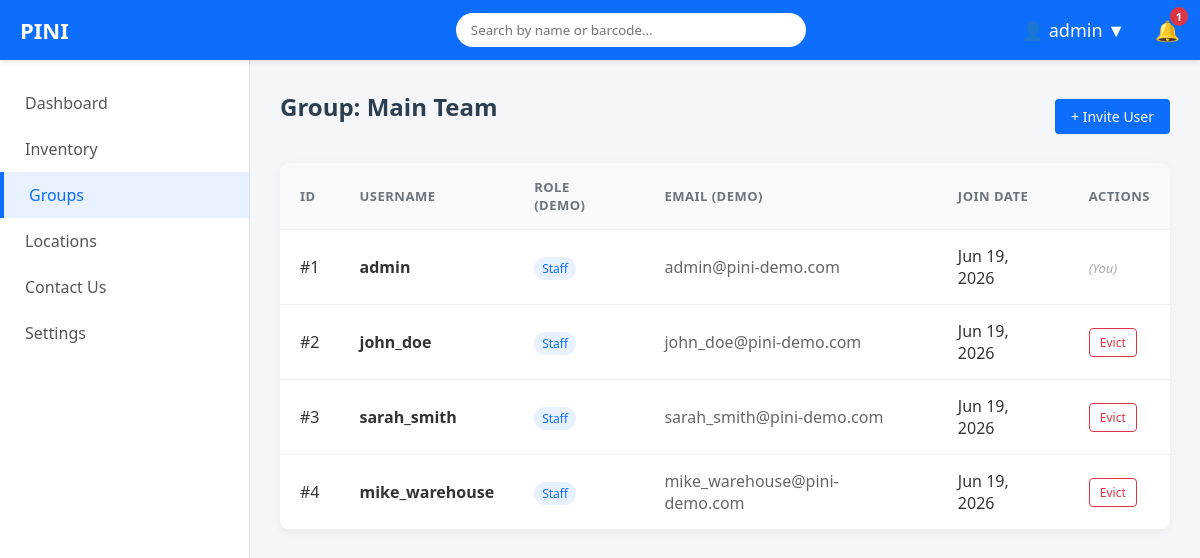
/groups.php (signed in), run on the app's committed database.
### tables this page shows
CREATE TABLE `users` (
  `id` int(11) NOT NULL,
  `username` varchar(50) NOT NULL,
  `password` varchar(255) NOT NULL,
  `created_at` timestamp NOT NULL DEFAULT current_timestamp()
);

### db.php (called while the page is built, shortened)
<?php
$host = 'localhost';
$user = 'root';
$pass = '';
$dbname = 'inventory_db';
$conn = new mysqli($host, $user, $pass, $dbname);
$alert_query = $conn->query("SELECT COUNT(*) AS count FROM Items WHERE quantity <= critical_minimum");
$global_alert_count = $alert_query->fetch_assoc()['count'] ?? 0;
?>

### groups.php (the view, shortened to what this page needs)
<?php
require 'db.php';
$query = "SELECT id, username, created_at FROM Users ORDER BY id ASC";
$result = $conn->query($query);
?>
<!DOCTYPE html>
<html lang="en">
<head>
    <link rel="stylesheet" href="style.css">
</head>
<body>
    <header class="topbar">
        <div class="logo"><a href="index.php" style="text-decoration: none; color: inherit;"><span>PINI</span></a></div>
        <div class="search-bar">
            <form action="search.php" method="GET" style="margin: 0; padding: 0;">
                <input type="text" name="q" placeholder="Search by name or barcode..." required>
            </form>
        </div>
        <div class="user-menu">
            <div class="user-dropdown">
                <span class="user-btn">👤 <?php echo htmlspecialchars($_SESSION['username']); ?> ▼</span>
            </div>
            <a href="inventory.php?filter=critical" class="notification-wrapper">
                <span class="notification-bell" style="font-size: 20px;">🔔</span>
                <?php if($global_alert_count > 0): ?>
                    <span class="notification-badge"><?php echo $global_alert_count; ?></span>
                <?php endif; ?>
            </a>
        </div>
    </header>
    <div class="workspace">
        <nav class="sidebar">
            <ul>
                <li><a href="index.php">Dashboard</a></li>
                <li><a href="inventory.php">Inventory</a></li>
                <li class="active"><a href="groups.php">Groups</a></li>
		<li><a href="locations.php">Locations</a></li>
                <li><a href="contact.php">Contact Us</a></li>
                <li><a href="#">Settings</a></li>
            </ul>
        </nav>
        <main class="content">
            <div class="page-header">
                <h1>Group: Main Team</h1>
                <button class="btn btn-primary">+ Invite User</button>
            </div>
            <div class="card table-card">
                <table class="inventory-table">
                    <thead>
                        <tr>
                            <th>ID</th>
                            <th>Username</th>
                            <th>Role (Demo)</th>
                            <th>Email (Demo)</th>
                            <th>Join Date</th>
                            <th>Actions</th>
                        </tr>
                    </thead>
                    <tbody>
                        <?php if($result->num_rows > 0): ?>
                            <?php while($row = $result->fetch_assoc()): ?>
                                <tr>
                                    <td>#<?php echo $row['id']; ?></td>
                                    <td><strong><?php echo htmlspecialchars($row['username']); ?></strong></td>
                                    <td><span style="background: #e7f1ff; color: #0d6efd; padding: 3px 8px; border-radius: 12px; font-size: 12px;">Staff</span></td>
                                    <td style="color: #666;"><?php echo htmlspecialchars($row['username']); ?>@pini-demo.com</td>
                                    <td><?php echo date('M d, Y', strtotime($row['created_at'])); ?></td>
                                    <td class="actions-cell">
                                        <?php if($row['id'] == $_SESSION['user_id']): ?>
                                            <span style="color: #aaa; font-size: 13px; font-style: italic;">(You)</span>
                                        <?php else: ?>
                                            <button class="btn btn-sm btn-outline" style="color: #dc3545; border-color: #dc3545;" onclick="alert('In a full version, this would remove the user from the group!')">Evict</button>
                                        <?php endif; ?>
                                    </td>
                                </tr>
                            <?php endwhile; ?>
                        <?php else: ?>
                            <tr>
                                <td colspan="6" style="text-align: center;">No users found.</td>
                            </tr>
                        <?php endif; ?>
                    </tbody>
                </table>
            </div>
        </main>
    </div>
</body>
</html>

### style.css (style rules this page uses)
* { margin: 0; padding: 0; box-sizing: border-box; font-family: 'Segoe UI', Tahoma, Geneva, Verdana, sans-serif; }
body { background-color: #f4f6f9; color: #333; display: flex; flex-direction: column; height: 100vh; overflow: hidden; }
.topbar { background-color: #0d6efd; color: white; display: flex; justify-content: space-between; align-items: center; padding: 0 20px; height: 60px; z-index: 10; box-shadow: 0 2px 5px rgba(0,0,0,0.1); }
.topbar .logo { font-size: 22px; font-weight: bold; width: 230px; }
.topbar .search-bar input { padding: 8px 15px; border-radius: 20px; border: none; outline: none; width: 350px; }
.topbar .user-menu { display: flex; gap: 20px; font-size: 18px; cursor: pointer; }
.workspace { display: flex; flex: 1; overflow: hidden; }
.sidebar { width: 250px; background-color: #ffffff; border-right: 1px solid #e0e0e0; padding-top: 20px; }
.sidebar ul { list-style: none; }
.sidebar li a { display: block; padding: 12px 25px; color: #555; text-decoration: none; font-weight: 500; transition: background 0.2s, color 0.2s; }
.sidebar li.active a { background-color: #e7f1ff; color: #0d6efd; border-left: 4px solid #0d6efd; }
.content { flex: 1; padding: 30px; overflow-y: auto; }
.content h1 { font-size: 24px; margin-bottom: 20px; color: #2c3e50; }
.card { background-color: white; padding: 25px; border-radius: 10px; box-shadow: 0 2px 10px rgba(0,0,0,0.05); flex: 1; }
.page-header { display: flex; justify-content: space-between; align-items: center; margin-bottom: 20px; }
.btn { padding: 8px 16px; border: none; border-radius: 4px; cursor: pointer; font-weight: 500; font-size: 14px; transition: background-color 0.2s; }
.btn-primary { background-color: #0d6efd; color: white; }
.btn-sm { padding: 5px 10px; font-size: 12px; margin-right: 5px; }
.btn-outline { background-color: transparent; border: 1px solid #6c757d; color: #6c757d; }
.table-card { padding: 0; overflow: hidden; }
.inventory-table { width: 100%; border-collapse: collapse; text-align: left; }
.inventory-table th, .inventory-table td { padding: 15px 20px; border-bottom: 1px solid #f0f0f0; }
.inventory-table th { background-color: #f8f9fa; color: #6c757d; font-size: 13px; text-transform: uppercase; letter-spacing: 0.5px; }
.actions-cell { white-space: nowrap; }
.notification-wrapper { position: relative; text-decoration: none; cursor: pointer; display: inline-flex; align-items: center; }
.notification-badge { position: absolute; top: -8px; right: -10px; background-color: #dc3545; color: white; font-size: 11px; font-weight: bold; padding: 2px 6px; border-radius: 50%; border: 2px solid #0d6efd; }
.user-dropdown { position: relative; display: inline-block; }
.user-btn { cursor: pointer; padding: 5px 10px; border-radius: 4px; transition: background 0.2s; display: inline-block; }

### data on the page
users: id "1", username "admin", created_at "Jun 19, 2026", shows "(You)"
users: id "2", username "john_doe", created_at "Jun 19, 2026", shows "Evict"
users: id "3", username "sarah_smith", created_at "Jun 19, 2026", shows "Evict"
users: id "4", username "mike_warehouse", created_at "Jun 19, 2026", shows "Evict"

### other printed values
$_SESSION['username'] "admin"
$global_alert_count "1"
